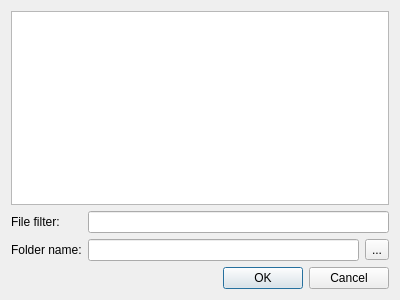
<?xml version="1.0" encoding="UTF-8"?>
<ui version="4.0">
 <class>ToFolderDialog</class>
 <widget class="QDialog" name="ToFolderDialog">
  <property name="windowModality">
   <enum>Qt::NonModal</enum>
  </property>
  <property name="geometry">
   <rect>
    <x>0</x>
    <y>0</y>
    <width>400</width>
    <height>300</height>
   </rect>
  </property>
  <property name="windowTitle">
   <string>ToFolderDialog</string>
  </property>
  <property name="modal">
   <bool>false</bool>
  </property>
  <layout class="QVBoxLayout" name="verticalLayout">
   <item>
    <widget class="QListWidget" name="listWidget">
     <property name="selectionMode">
      <enum>QAbstractItemView::ExtendedSelection</enum>
     </property>
    </widget>
   </item>
   <item>
    <layout class="QGridLayout" name="gridLayout">
     <item row="0" column="0">
      <widget class="QLabel" name="fileLabel">
       <property name="text">
        <string>File filter:</string>
       </property>
      </widget>
     </item>
     <item row="0" column="1">
      <widget class="QLineEdit" name="fileLineEdit"/>
     </item>
     <item row="1" column="0">
      <widget class="QLabel" name="folderLabel">
       <property name="text">
        <string>Folder name:</string>
       </property>
      </widget>
     </item>
     <item row="1" column="1">
      <layout class="QHBoxLayout" name="horizontalLayout">
       <item>
        <widget class="QLineEdit" name="folderLineEdit"/>
       </item>
       <item>
        <widget class="QToolButton" name="toolButton">
         <property name="toolTip">
          <string>Select existing subfolder.</string>
         </property>
         <property name="text">
          <string>...</string>
         </property>
        </widget>
       </item>
      </layout>
     </item>
    </layout>
   </item>
   <item>
    <widget class="QDialogButtonBox" name="buttonBox">
     <property name="standardButtons">
      <set>QDialogButtonBox::Cancel|QDialogButtonBox::Ok</set>
     </property>
    </widget>
   </item>
  </layout>
 </widget>
 <layoutdefault spacing="6" margin="11"/>
 <resources/>
 <connections/>
</ui>
